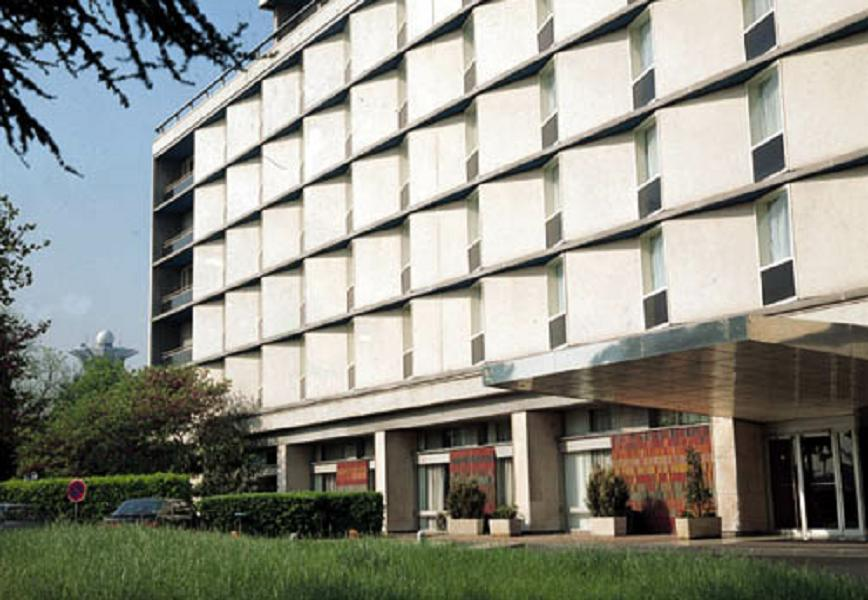
//> input picture Harris_Corner_Detection/Harris_Corner_Detection/building.jpg, 868 x 600 px, given in place of 0000001.jpg, which was not available
$ ./susan_coner   (built with g++ and OpenCV 4)
//> lines starting //> are read from the running program, lines starting //| are printed output that depends on the picture; after the words box and inside, x2 and y2 are one past the last pixel; in counts of white or black regions, pixels touching at a corner belong together; pictures that were not available may be replaced by others from this repository, and a replacement may not be noted
#include <opencv2/opencv.hpp>
#include "highgui.h"
#include <math.h>
typedef  unsigned long uint32;
typedef  unsigned int  uint16;
typedef  unsigned char uint8;
#define THRESHOLD  20
#define RADIUS  3
IplImage *src_gray1, *src_gray2, *src_gray3;
IplImage* src_img, *dst_img;
CvMat  *NumR0, *Rr0;
int MaxNumR0 = 0;

void AllocateImage(IplImage* I)   //给图像分配大小
{
	CvSize sz = cvGetSize(I);

	dst_img = cvCreateImage(sz, IPL_DEPTH_8U, 1);
	cvSetZero(dst_img);
	src_gray1 = cvCreateImage(sz, IPL_DEPTH_8U, 1);    //原图的三个通道
	src_gray2 = cvCreateImage(sz, IPL_DEPTH_8U, 1);
	src_gray3 = cvCreateImage(sz, IPL_DEPTH_8U, 1);
	NumR0 = cvCreateMat(sz.height, sz.width, CV_16SC1);
	Rr0 = cvCreateMat(sz.height, sz.width, CV_16SC1);
	cvSetZero(NumR0);
	cvSetZero(Rr0);

}

void DeallocateImage()
{
	cvReleaseImage(&src_img);
	cvReleaseImage(&dst_img);
	cvReleaseImage(&src_gray1);
	cvReleaseImage(&src_gray2);
	cvReleaseImage(&src_gray3);
	cvReleaseMat(&NumR0);

}

void SUSAN_check(IplImage* I, IplImage* dst, int r)                    //SUSAN角点检测函数
{
	int i, j, x, y;
	int num, MaxNum = 0, g, CValue;
	int R0Value, temp;

	for (i = r; i < (I->height - r); i++)               //计算n(r0),模板内图像USAN的像元数量
	{
		for (j = r; j<(I->width - r); j++)
		{

			R0Value = cvGetReal2D(I, i, j);
			num = 0;
			for (y = i - r; (y - i <= r) && (y - i >= -r); y++)
			{
				for (x = j - r; (x - j <= r) && (x - j >= -r); x++)
				{
					if (((x - j)*(x - j) + (y - i)*(y - i)) <= r*r && (x != j || y != i))                //中心点圆形邻域内
					{
						temp = cvGetReal2D(I, y, x);
						if (abs(R0Value - temp) <= THRESHOLD)
							num++;
					}
				}
			}
			cvSetReal2D(NumR0, i, j, num);
			if (num>MaxNum)  MaxNum = num;
		}
	}
	g = 3 * MaxNum / 4;
	for (i = r; i < (I->height - r); i++)               //计算R(r0),USAN特征图像
	{
		for (j = r; j < (I->width - r); j++)
		{
			temp = cvGetReal2D(NumR0, i, j);
			if (temp < g)
				cvSetReal2D(Rr0, i, j, (g - temp));
		}
	}

	for (i = r; i < (I->height - r); i++)             //非极大抑制
	{
		for (j = r; j < (I->width - r); j++)
		{
			CValue = cvGetReal2D(Rr0, i, j);       //USAN特征图像中心点值
			num = 0;
			if (CValue != 0)
			{
				for (y = i - r; (y - i <= r) && (y - i >= -r); y++)         //查看周围半径r圆形邻域是否为极大值
				{
					for (x = j - r; (x - j <= r) && (x - j >= -r); x++)
					{
						if (((x - j)*(x - j) + (y - i)*(y - i)) <= r*r && (x != j || y != i))                //中心点圆形邻域内
						{
							temp = cvGetReal2D(Rr0, y, x);
							if (j == 27 && i == 129)
							{
								MaxNum = MaxNum;
							}
							if (CValue > temp)
								num++;
						}
					}
				}
				if (num == MaxNum)
				{
					cvCircle(src_img, cvPoint(j, i), 3, cvScalar(0, 0, 255), 1, 8, 0);
					//cvSet2D(src_img,i,j,cvScalar(0,0,255));
					*(dst->imageData + i*dst->widthStep + j) = 255;
				}
			}

		}
	}

}

int main(int argc, char* argv[])
{
	//src_img  = cvLoadImage("角点.bmp");
	//src_img  = cvLoadImage("5.2.09.pgm");
	src_img = cvLoadImage("../videos/0000001.jpg");
//> src_img is the input picture: 600 rows x 868 cols, CV_8UC3; mean B, G, R 133.7, 143.6, 142.9
	AllocateImage(src_img);
	cvSplit(src_img, src_gray1, src_gray2, src_gray3, 0);
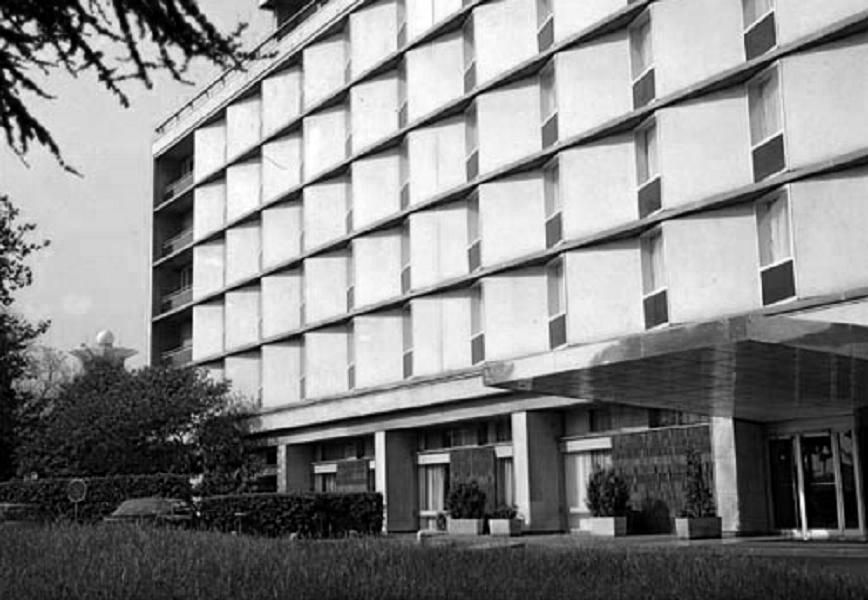
//> src_gray1: 600 rows x 868 cols, CV_8UC1; min 0, max 255, mean 133.7
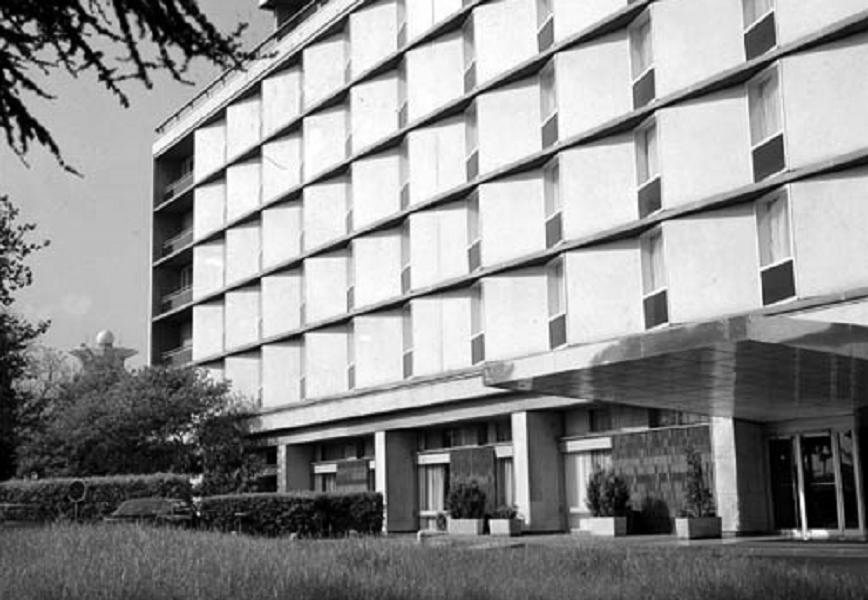
//> src_gray2: 600 rows x 868 cols, CV_8UC1; min 0, max 255, mean 143.6
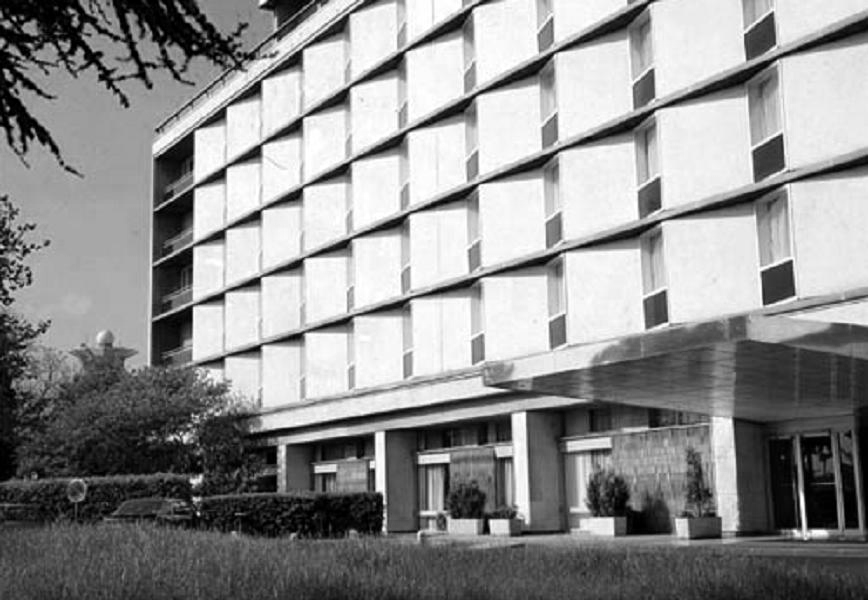
//> src_gray3: 600 rows x 868 cols, CV_8UC1; min 0, max 255, mean 142.9


	cvNamedWindow("my picture", CV_WINDOW_AUTOSIZE);
	cvNamedWindow("my dst", CV_WINDOW_AUTOSIZE);

	cvShowImage("my picture", src_img);
	SUSAN_check(src_gray1, dst_img, RADIUS);
//> the loop in SUSAN_check, `for (i = r; i < (I->height - r); i++)` made 594 passes
//> (R0Value, num, temp) on passes 1 to 3: (212, 28, 211), (208, 28, 204), (209, 28, 205)
//> after the loop in SUSAN_check, `for (i = r; i < (I->height - r); i++)`:
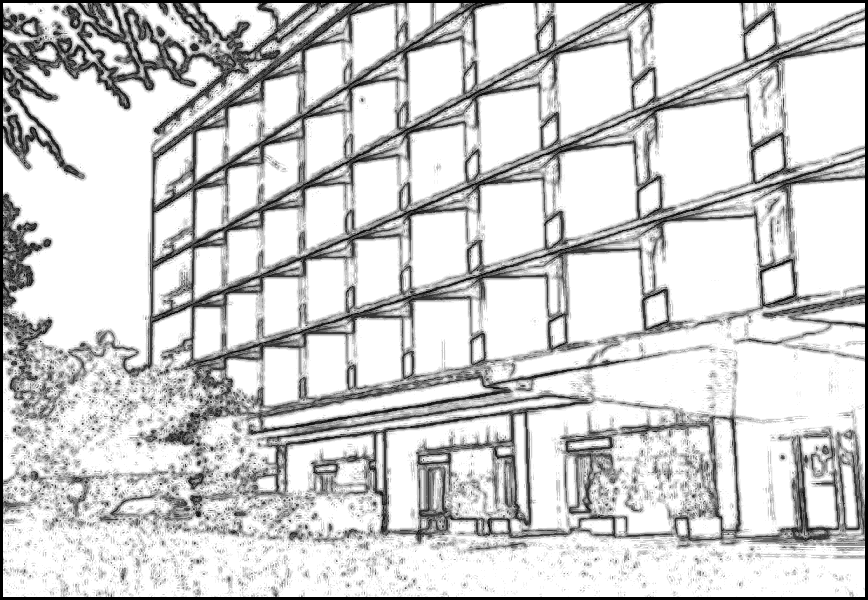
//> NumR0: 600 rows x 868 cols, CV_16SC1; min 0, max 28, mean 22.7; drawn with min black and max white
//> after the loop in SUSAN_check, `for (i = r; i < (I->height - r); i++)`: R0Value = 19; num = 28; temp = 8; MaxNum = 28
//> in SUSAN_check, `g = 3 * MaxNum / 4;`: g = 21
//> the loop in SUSAN_check, `for (i = r; i < (I->height - r); i++)` made 594 passes
//> temp on passes 1 to 3: 28, 28, 28
//> after the loop in SUSAN_check, `for (i = r; i < (I->height - r); i++)`:
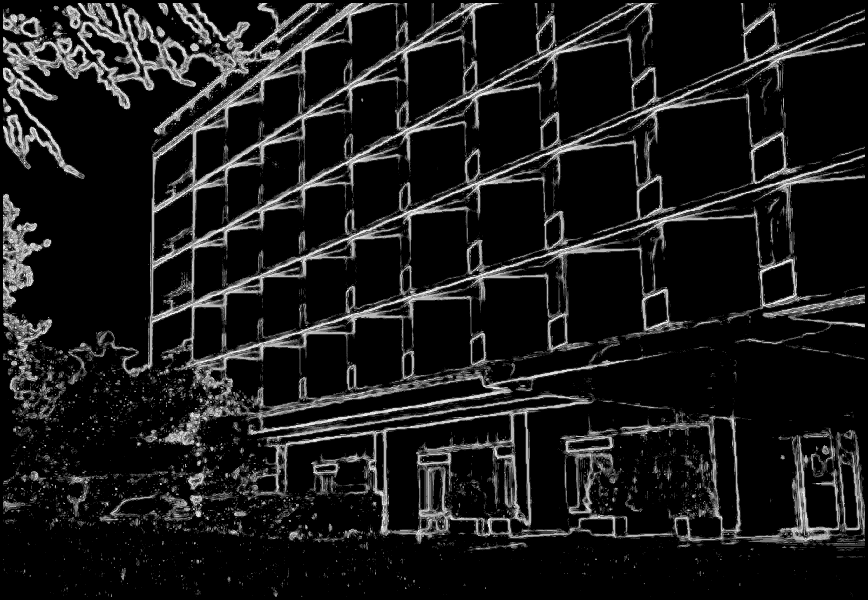
//> Rr0: 600 rows x 868 cols, CV_16SC1; min 0, max 21, mean 2.1; drawn with min black and max white
//> after the loop in SUSAN_check, `for (i = r; i < (I->height - r); i++)`: temp = 28
//> the loop in SUSAN_check, `for (i = r; i < (I->height - r); i++)` made 594 passes
//> (CValue, num, temp) on passes 1 to 3: (0, 0, 0), (0, 0, 0), (0, 0, 0)
//> after the loop in SUSAN_check, `for (i = r; i < (I->height - r); i++)`:
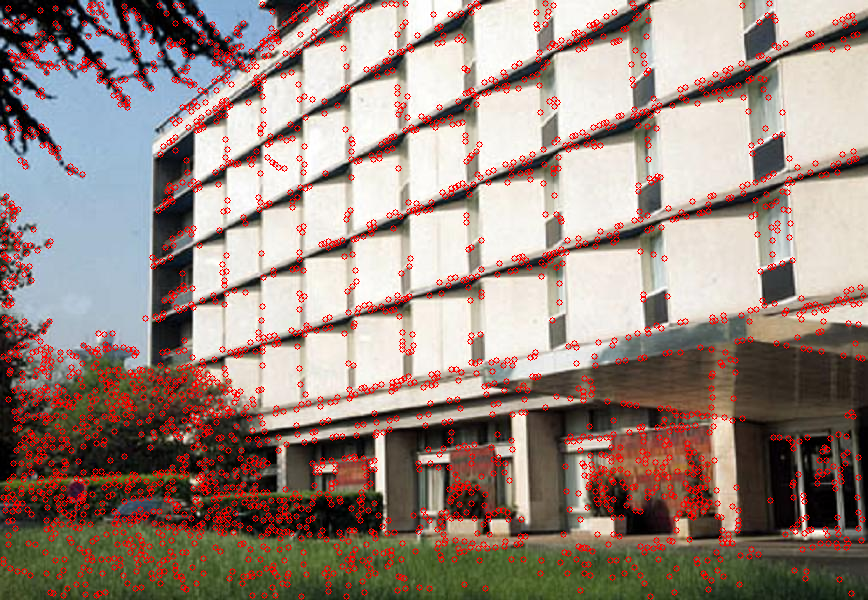
//> src_img: 600 rows x 868 cols, CV_8UC3; 7.73% of pixels changed, all inside (x1, y1, x2, y2) = (0, 0, 867, 600)
//> after the loop in SUSAN_check, `for (i = r; i < (I->height - r); i++)`:
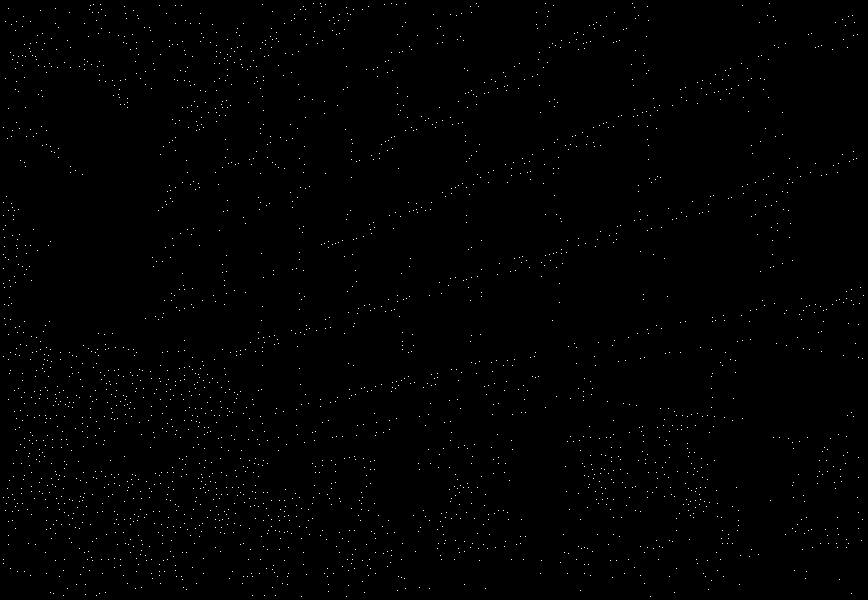
//> dst: 600 rows x 868 cols, CV_8UC1; 0.51% white in thin lines or dots
//> after the loop in SUSAN_check, `for (i = r; i < (I->height - r); i++)`: CValue = 0; MaxNum = 28
	cvShowImage("my dst", src_img);

	cvWaitKey(0);
	DeallocateImage();
	cvDestroyWindow("my picture");
	cvDestroyWindow("my dst");
	return 0;
}
